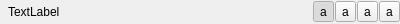
<?xml version="1.0" encoding="UTF-8"?>
<ui version="4.0">
 <class>NETitlebarWidget</class>
 <widget class="QWidget" name="NETitlebarWidget">
  <property name="geometry">
   <rect>
    <x>0</x>
    <y>0</y>
    <width>400</width>
    <height>24</height>
   </rect>
  </property>
  <property name="windowTitle">
   <string>Form</string>
  </property>
  <layout class="QHBoxLayout" name="horizontalLayout_2">
   <property name="spacing">
    <number>1</number>
   </property>
   <property name="leftMargin">
    <number>0</number>
   </property>
   <property name="topMargin">
    <number>0</number>
   </property>
   <property name="rightMargin">
    <number>0</number>
   </property>
   <property name="bottomMargin">
    <number>0</number>
   </property>
   <item>
    <layout class="QHBoxLayout" name="horizontalLayout">
     <property name="spacing">
      <number>1</number>
     </property>
     <property name="sizeConstraint">
      <enum>QLayout::SetMinimumSize</enum>
     </property>
     <item>
      <widget class="QLabel" name="iconLabel">
       <property name="text">
        <string/>
       </property>
       <property name="scaledContents">
        <bool>false</bool>
       </property>
      </widget>
     </item>
     <item>
      <widget class="QLabel" name="label">
       <property name="font">
        <font>
         <kerning>true</kerning>
        </font>
       </property>
       <property name="frameShadow">
        <enum>QFrame::Plain</enum>
       </property>
       <property name="text">
        <string>TextLabel</string>
       </property>
      </widget>
     </item>
     <item>
      <spacer name="horizontalSpacer">
       <property name="orientation">
        <enum>Qt::Horizontal</enum>
       </property>
       <property name="sizeHint" stdset="0">
        <size>
         <width>40</width>
         <height>20</height>
        </size>
       </property>
      </spacer>
     </item>
     <item>
      <widget class="QToolButton" name="dockButton">
       <property name="toolTip">
        <string>Dock/Undock Window</string>
       </property>
       <property name="text">
        <string>a</string>
       </property>
       <property name="icon">
        <iconset resource="../../FDYN.qrc">
         <normaloff>:/Neutrino/Resources/16/pin.png</normaloff>:/Neutrino/Resources/16/pin.png</iconset>
       </property>
       <property name="iconSize">
        <size>
         <width>8</width>
         <height>8</height>
        </size>
       </property>
       <property name="checkable">
        <bool>true</bool>
       </property>
       <property name="checked">
        <bool>true</bool>
       </property>
      </widget>
     </item>
     <item>
      <widget class="QToolButton" name="minimizeButton">
       <property name="toolTip">
        <string>Hide Window</string>
       </property>
       <property name="text">
        <string>a</string>
       </property>
       <property name="icon">
        <iconset resource="../../FDYN.qrc">
         <normaloff>:/Neutrino/Resources/16/minimize.png</normaloff>:/Neutrino/Resources/16/minimize.png</iconset>
       </property>
       <property name="iconSize">
        <size>
         <width>8</width>
         <height>8</height>
        </size>
       </property>
       <property name="arrowType">
        <enum>Qt::NoArrow</enum>
       </property>
      </widget>
     </item>
     <item>
      <widget class="QToolButton" name="maximizeButton">
       <property name="toolTip">
        <string>Maximize Window</string>
       </property>
       <property name="text">
        <string>a</string>
       </property>
       <property name="icon">
        <iconset resource="../../FDYN.qrc">
         <normaloff>:/Neutrino/Resources/16/maximize.png</normaloff>:/Neutrino/Resources/16/maximize.png</iconset>
       </property>
       <property name="iconSize">
        <size>
         <width>8</width>
         <height>8</height>
        </size>
       </property>
       <property name="checkable">
        <bool>true</bool>
       </property>
       <property name="arrowType">
        <enum>Qt::NoArrow</enum>
       </property>
      </widget>
     </item>
     <item>
      <widget class="QToolButton" name="closeButton">
       <property name="toolTip">
        <string>Close Window</string>
       </property>
       <property name="text">
        <string>a</string>
       </property>
       <property name="icon">
        <iconset resource="../../FDYN.qrc">
         <normaloff>:/Neutrino/Resources/16/cross15.png</normaloff>:/Neutrino/Resources/16/cross15.png</iconset>
       </property>
       <property name="iconSize">
        <size>
         <width>8</width>
         <height>8</height>
        </size>
       </property>
      </widget>
     </item>
    </layout>
   </item>
  </layout>
 </widget>
 <resources>
  <include location="../../FDYN.qrc"/>
 </resources>
 <connections>
  <connection>
   <sender>minimizeButton</sender>
   <signal>clicked()</signal>
   <receiver>NETitlebarWidget</receiver>
   <slot>hideDock()</slot>
   <hints>
    <hint type="sourcelabel">
     <x>356</x>
     <y>11</y>
    </hint>
    <hint type="destinationlabel">
     <x>199</x>
     <y>11</y>
    </hint>
   </hints>
  </connection>
  <connection>
   <sender>maximizeButton</sender>
   <signal>toggled(bool)</signal>
   <receiver>NETitlebarWidget</receiver>
   <slot>maximizeDock(bool)</slot>
   <hints>
    <hint type="sourcelabel">
     <x>373</x>
     <y>11</y>
    </hint>
    <hint type="destinationlabel">
     <x>199</x>
     <y>11</y>
    </hint>
   </hints>
  </connection>
  <connection>
   <sender>dockButton</sender>
   <signal>toggled(bool)</signal>
   <receiver>NETitlebarWidget</receiver>
   <slot>dock(bool)</slot>
   <hints>
    <hint type="sourcelabel">
     <x>346</x>
     <y>11</y>
    </hint>
    <hint type="destinationlabel">
     <x>199</x>
     <y>11</y>
    </hint>
   </hints>
  </connection>
  <connection>
   <sender>closeButton</sender>
   <signal>clicked()</signal>
   <receiver>NETitlebarWidget</receiver>
   <slot>closeDock()</slot>
   <hints>
    <hint type="sourcelabel">
     <x>391</x>
     <y>11</y>
    </hint>
    <hint type="destinationlabel">
     <x>199</x>
     <y>11</y>
    </hint>
   </hints>
  </connection>
 </connections>
 <slots>
  <slot>dock(bool)</slot>
  <slot>maximizeDock(bool)</slot>
  <slot>hideDock()</slot>
  <slot>closeDock()</slot>
 </slots>
</ui>
